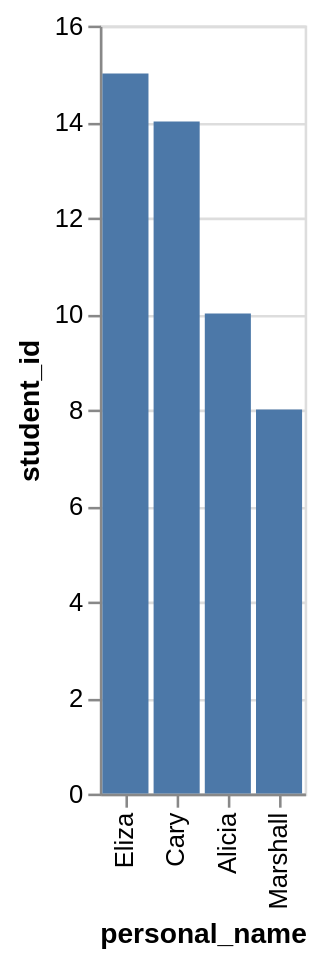

The Vega-Lite source for this figure:
### Vega-Lite specification from a JSON file in a GitHub repository (floating-point values rounded to 4 significant figures)
{"data": {"values": [{"x_data": "Eliza", "y_data": 15}, {"x_data": "Cary", "y_data": 14}, {"x_data": "Alicia", "y_data": 10}, {"x_data": "Marshall", "y_data": 8}]}, "mark": "bar", "encoding": {"x": {"field": "x_data", "type": "nominal", "title": "personal_name", "sort": {"op": "sum", "field": "y_data", "order": "descending"}}, "y": {"field": "y_data", "type": "quantitative", "title": "student_id"}}}
